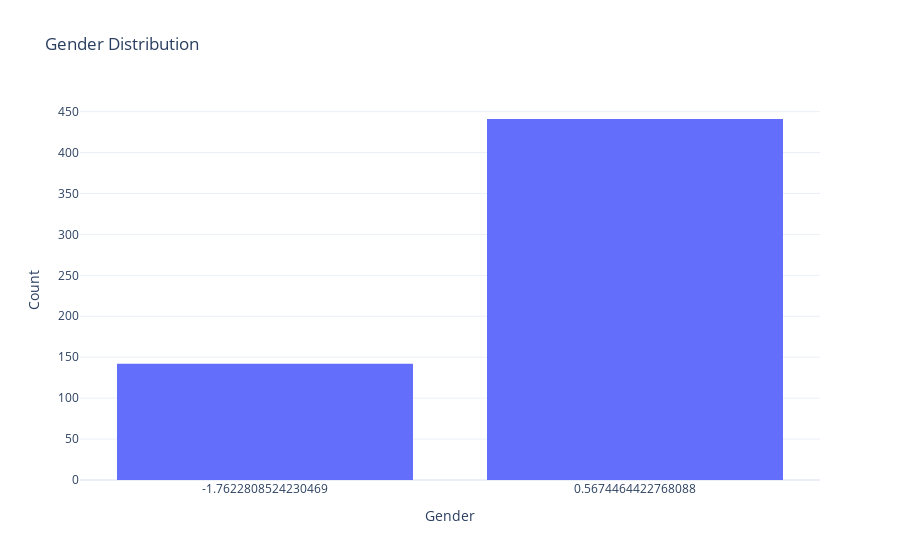

Write notebook code for a chart like this one.
### Code cell
# 📊 Step 14: Other Analysis – Gender Distribution

# Convert gender column to string before applying string methods
df['gender'] = df['gender'].astype(str).str.strip().str.lower()

# Optional: Replace known variations to standard labels
df['gender'] = df['gender'].replace({
    'm': 'male', 'f': 'female',
    'male': 'male', 'female': 'female'
})

# Plot
fig = px.histogram(
    df,
    x='gender',
    title="Gender Distribution",
    labels={'gender': 'Gender'},
    template="plotly_white"
)

fig.update_layout(
    xaxis_title="Gender",
    yaxis_title="Count"
)

fig.show()

### Figure 1 — Plotly figure (JSON) as saved in the notebook; plotly's stock layout.template omitted (floating-point values rounded to 4 significant figures; data arrays with more than 128 entries replaced by an {"elided": "..."} marker saying what was removed)
{"data": [{"bingroup": "x", "hovertemplate": "Gender=%{x}<br>count=%{y}<extra></extra>", "legendgroup": "", "marker": {"color": "#636efa", "pattern": {"shape": ""}}, "name": "", "orientation": "v", "showlegend": false, "type": "histogram", "x": {"elided": "583 str values"}, "xaxis": "x", "yaxis": "y"}], "layout": {"barmode": "relative", "legend": {"tracegroupgap": 0}, "title": {"text": "Gender Distribution"}, "xaxis": {"anchor": "y", "domain": [0, 1], "title": {"text": "Gender"}}, "yaxis": {"anchor": "x", "domain": [0, 1], "title": {"text": "Count"}}}}
